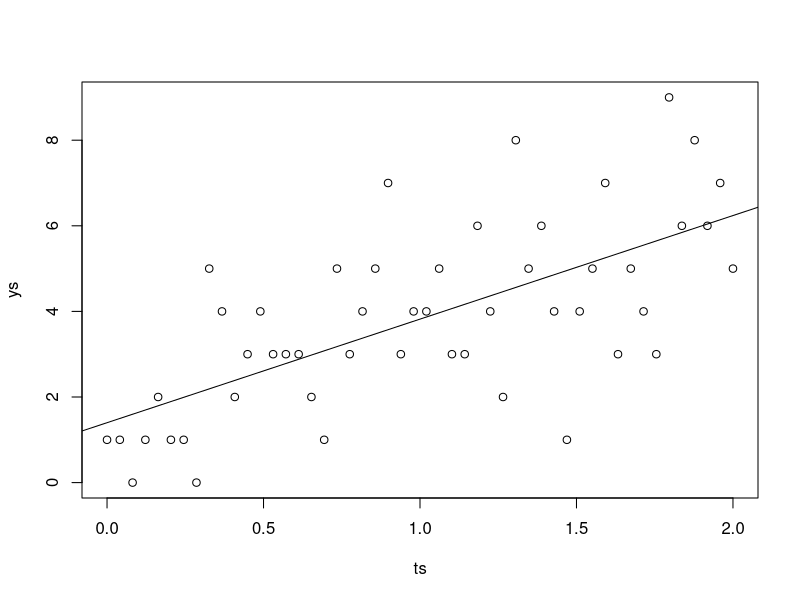
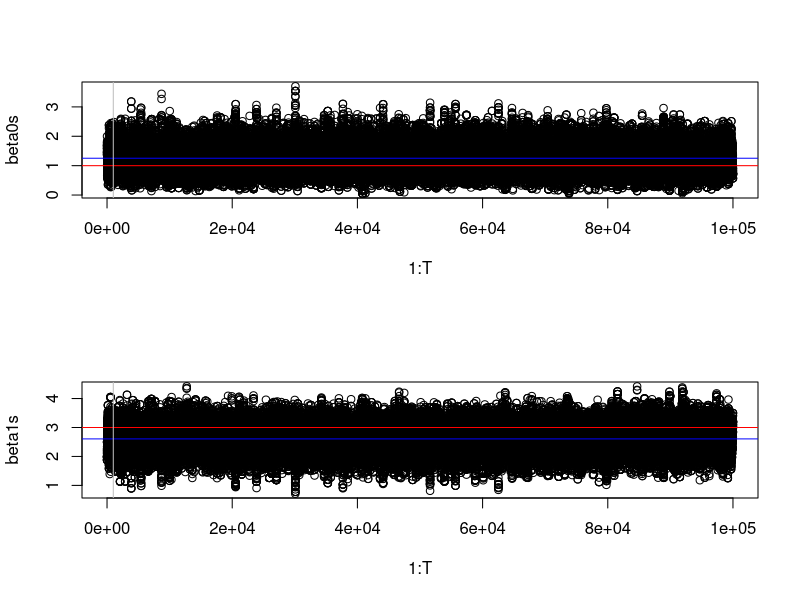
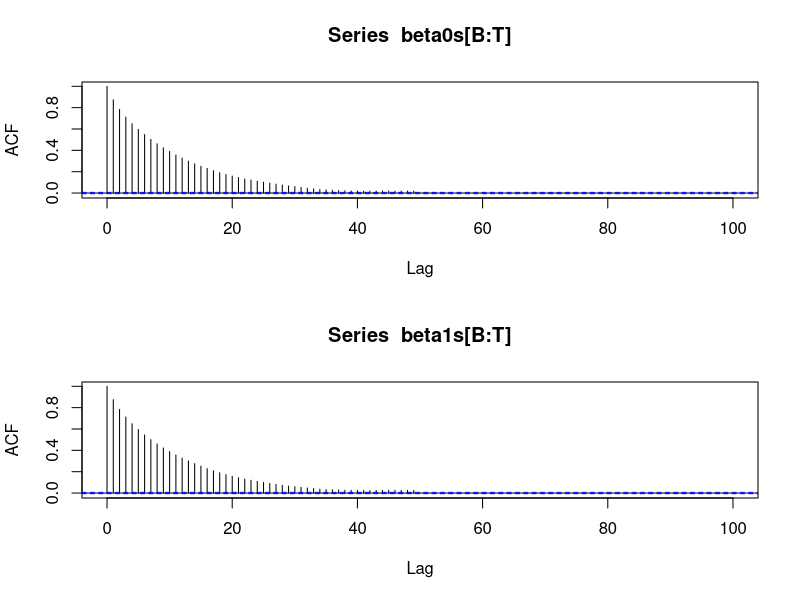
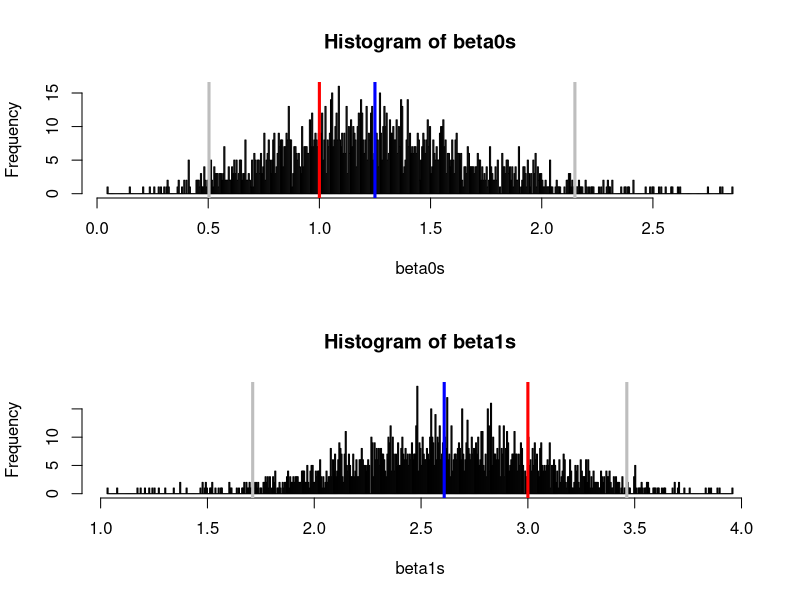

These charts were generated, in order, by the following R code:
#hyperparams
sigma_mh = 0.5 #MH sampling variance


#data
n = 50
true_beta0 = 1
true_beta1 = 3
ts = seq(0, 2, length.out = n)
ys = array(NA, n)
for (i in 1 : n){
	ys[i] = rpois(1, true_beta0 + true_beta1 * ts[i])
}
plot(ts, ys)
#plot


mod = lm(ys ~ ts)
coef(mod)
abline(a = coef(mod)[1], b = coef(mod)[2])

#chains
T = 100000
beta0s = array(NA, T)
beta1s = array(NA, T)
#start vals
beta0s[1] = 2
beta1s[1] = 2
accbeta0s = array(TRUE, T)
accbeta1s = array(TRUE, T)

ln_p_beta_0_beta_1_given_y_t = function(b0, b1){
	sum(log(dpois(ys, b0 + b1 * ts)))
}

for (t in 2 : T){
	beta0 = beta0s[t - 1]
	beta1 = beta1s[t - 1]
	
	#sample beta_0 first
	beta0star = rnorm(1, beta0, sigma_mh)
	#calc r
#	r = p_beta_0_beta_1_given_y_t(beta0star, beta1) / dnorm(beta0, beta0star, sigma_mh) / 
#			(p_beta_0_beta_1_given_y_t(beta0, beta1) / dnorm(beta0star, beta0, sigma_mh))
	ln_r = ln_p_beta_0_beta_1_given_y_t(beta0star, beta1) - ln_p_beta_0_beta_1_given_y_t(beta0, beta1)
	if (is.nan(ln_r) || runif(1) > exp(ln_r)){
		#reject
		beta0star = beta0
		accbeta0s[t] = FALSE
	} #o/t accept
	
	#sample beta1 next
	beta1star = rnorm(1, beta1, sigma_mh)
	#calc r
#	r = p_beta_0_beta_1_given_y_t(beta0star, beta1star) / dnorm(beta1, beta1star, sigma_mh) / 
#			(p_beta_0_beta_1_given_y_t(beta0star, beta1) / dnorm(beta1star, beta1, sigma_mh))
	ln_r = ln_p_beta_0_beta_1_given_y_t(beta0star, beta1star) - ln_p_beta_0_beta_1_given_y_t(beta0star, beta1)
	if (is.nan(ln_r) || runif(1) > exp(ln_r)){
		#reject
		beta1star = beta1
		accbeta1s[t] = FALSE
	} #o/t accept
	
	#record
	beta0s[t] = beta0star
	beta1s[t] = beta1star
}


###assess convergence
B = 1000
par(mfrow = c(2, 1))

plot(1 : T, beta0s)
abline(h = mean(beta0s[B : T]), col = "blue")
abline(h = true_beta0, col = "red")
abline(v = B, col = "grey")

plot(1 : T, beta1s)
abline(h = mean(beta1s[B : T]), col = "blue")
abline(h = true_beta1, col = "red")
abline(v = B, col = "grey")
#plot

##assess autocorrelation

par(mfrow = c(2, 1))

acf(beta0s[B : T], xlim = c(0, 100))
acf(beta1s[B : T], xlim = c(0, 100))
#plot

#burn and thin
beta0s = beta0s[B : T]
beta0s = beta0s[seq(1, T - B, by = 52)]
beta1s = beta1s[B : T]
beta1s = beta1s[seq(1, T - B, by = 52)]


#look at posteriors with post-exp at 95% CI
par(mfrow = c(2, 1))


hist(beta0s, br = 500)
abline(v = mean(beta0s), col = "blue", lwd = 3)
abline(v = quantile(beta0s, 0.025), col = "grey", lwd = 3)
abline(v = quantile(beta0s, 0.975), col = "grey", lwd = 3)
abline(v = true_beta0, col = "red", lwd = 3)

hist(beta1s, br = 500)
abline(v = mean(beta1s), col = "blue", lwd = 3)
abline(v = quantile(beta1s, 0.025), col = "grey", lwd = 3)
abline(v = quantile(beta1s, 0.975), col = "grey", lwd = 3)
abline(v = true_beta1, col = "red", lwd = 3)
#plot

#assess the efficiency of the MH-steps
sum(accbeta0s) / T
sum(accbeta1s) / T
#print

